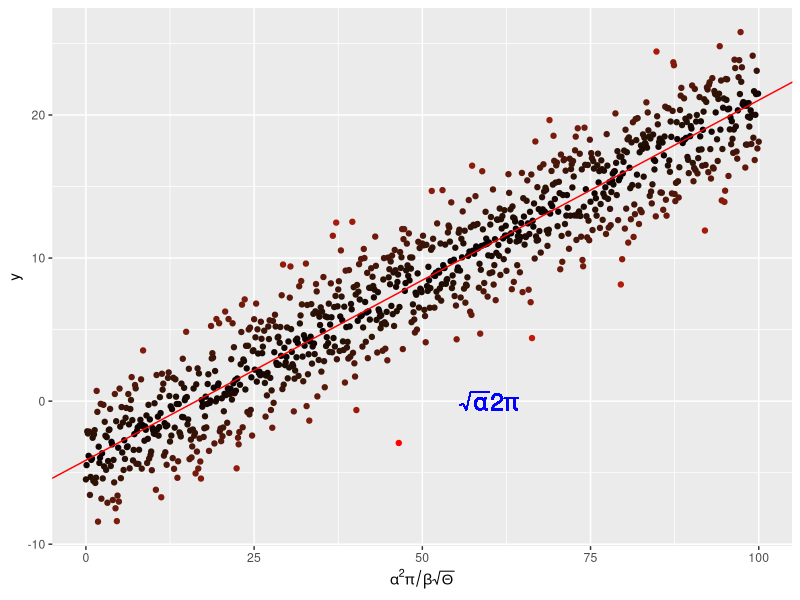

This chart was generated by the following R code: (Note: this script raises an error after producing the figure.)
# cleaning the environment 
rm(list = ls())

# Loading required packages
require(tidyverse)

x <- seq(0, 100, by = 0.1)
y <- -4. + 0.25 * x +
    rnorm(length(x), mean = 0., sd = 2.5)

# and put them in a dataframe
my_data <- data.frame(x = x, y = y)

# perform a linear regression
my_lm <- summary(lm(y ~ x, data = my_data))

# plot the data
p <-  ggplot(my_data, aes(x = x, y = y,
                          colour = abs(my_lm$residual))
) +
    geom_point() +
    scale_colour_gradient(low = "black", high = "red") +
    theme(legend.position = "none") +
    scale_x_continuous(
        expression(alpha^2 * pi / beta * sqrt(Theta)))

# add the regression line
p <- p + geom_abline(
    intercept = my_lm$coefficients[1][1],
    slope = my_lm$coefficients[2][1],
    colour = "red")
# throw some math on the plot
p <- p + geom_text(aes(x = 60, y = 0,
                       label = "sqrt(alpha) * 2* pi"), 
                   parse = TRUE, size = 6, 
                   colour = "blue")

p

pdf("../results/MyLinReg.pdf", 11.7, 8.3)
print(p)
dev.off()